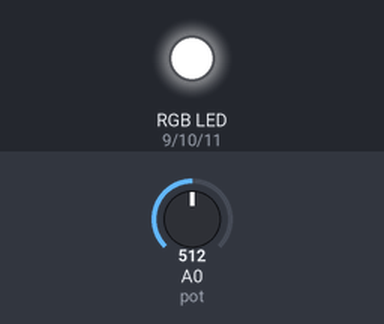
Bench run of a sketch on a simulated Arduino Uno, built with avr-gcc and run on an emulated ATmega328P. Shown: an RGB LED mixed from three pins (HIGH = lit). The test bench sets the inputs (shaded band); at power-on: A0 (pot) = 512. Dim RGB values are drawn brighter than linear.

Above: at 3.5 s.
3.6 s: A0 (pot) set to 122
At 4.1 s:
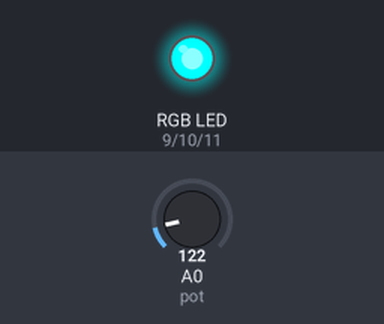
7.2 s: A0 (pot) set to 0
At 7.26 s:
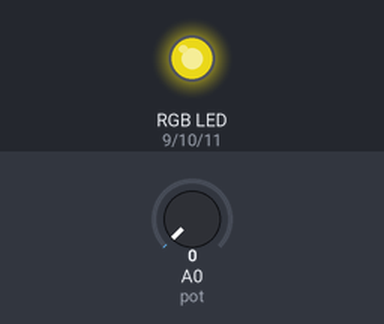
Timing chart, 0 to 16.8 s (numbered marks = the images above; inputs shaded):
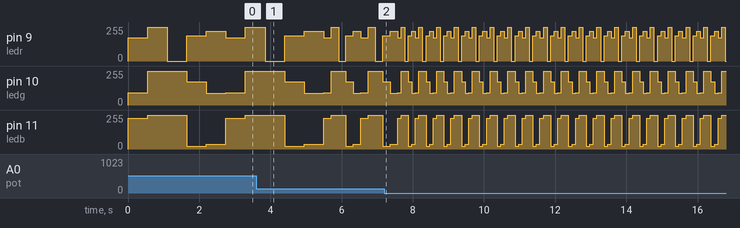

Measured:
- by itself, pin 9 (ledr): repeats every 0.50 s: 174/255 0.10 s, 255/255 0.10 s, 0/255 0.10 s, 189/255 0.10 s, 225/255 0.10 s
- by itself, pin 10 (ledg): repeats every 0.50 s: 92/255 0.10 s, 255/255 0.20 s, 174/255 0.10 s, 87/255 0.10 s
- by itself, pin 11 (ledb): repeats every 0.50 s: 230/255 0.10 s, 255/255 0.20 s, 20/255 0.10 s, 35/255 0.10 s

The sketch:

parte2_practica2_Javier.ino
```cpp
/*
FUNDACION KINAL
CENTRO: Educativo Tecnico Laboral Kinal
Perito en Electronica
Quinto Perito
SECCION: A
CURSO: Taller de Electronica Digital y Reparacion de Computadoras
Proyecto: Control de una Secuencia de colores
ALUMNOS: Jose Javier Juarez Rivera
CARNET: 2022252
*/

#define pot A0
#define ledr 9
#define ledg 10
#define ledb 11

int variacion,tiempo;
void setup() {
  pinMode(pot, INPUT);
  pinMode(ledr, OUTPUT);
  pinMode(ledg, OUTPUT);
  pinMode(ledb, OUTPUT);

}

void loop() {
  //variacion= analogRead(pot);
  //Map de los valores del potenciometro
  tiempo=map(analogRead(pot), 0, 1023, 100, 1000);

  analogWrite(ledr, 174);
  analogWrite(ledg, 92);
  analogWrite(ledb, 230);
  delay(tiempo);

  analogWrite(ledr, 255);
  analogWrite(ledg, 255);
  analogWrite(ledb, 255);
  delay(tiempo);

  analogWrite(ledr, 0);
  analogWrite(ledg, 255);
  analogWrite(ledb, 255);
  delay(tiempo);

  analogWrite(ledr, 189);
  analogWrite(ledg, 174);
  analogWrite(ledb, 20);
  delay(tiempo);

  analogWrite(ledr, 225);
  analogWrite(ledg, 87);
  analogWrite(ledb, 35);
  delay(tiempo);
}
```
